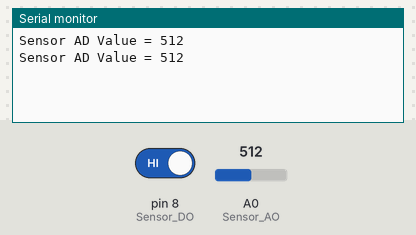
The sketch below on a simulated Arduino Uno, built with avr-gcc and run on an emulated ATmega328P. Parts: the last lines printed to the serial monitor. The inputs (shaded band) are chosen by the test bench; at power-on: pin 8 (Sensor_DO) HIGH, A0 (Sensor_AO) = 512.

Above: at 1.8 s.
1.9 s: pin 8 (Sensor_DO) driven LOW
At 2.6 s:
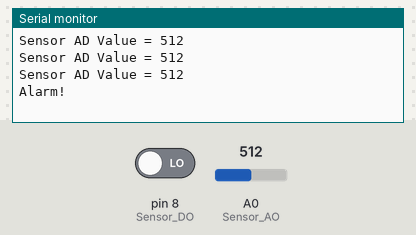
4.5 s: A0 (Sensor_AO) set to 716
At 5.8 s:
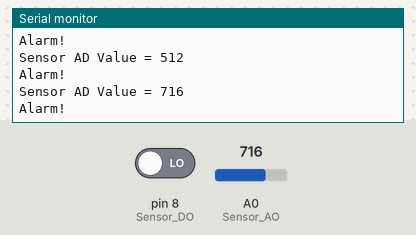
6.0 s: A0 (Sensor_AO) set to 900
At 6.8 s:
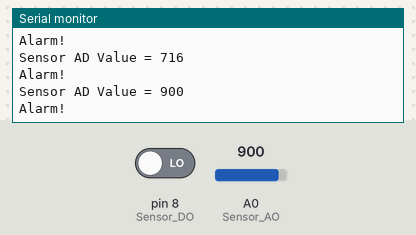
Timing chart, 0 to 9.0 s (numbered marks = the images above; inputs shaded):
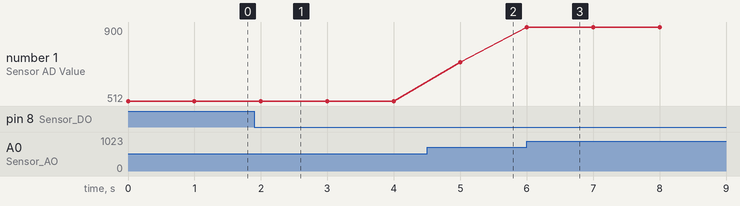

The sketch:

mq-2.ino
```cpp
#define Sensor_AO A0
#define Sensor_DO 8
unsigned int sensorValue = 0;

void setup()
{
  pinMode(Sensor_DO, INPUT);
  Serial.begin(9600);
}
void loop()
{
    sensorValue = analogRead(Sensor_AO);
    Serial.print("Sensor AD Value = ");
    Serial.println(sensorValue);  //输出气体浓度模拟值
  if (digitalRead(Sensor_DO) == LOW)
  {
    Serial.println("Alarm!"); //低电平警报
  }
  delay(1000);
}
```

Measured:
- after the input at 1.9 s, the serial monitor: prints a new line after 0.13 s (image 1)
- after the input at 4.5 s, the serial monitor: prints a new line after 0.50 s (image 2)
- after the input at 6.0 s, the serial monitor: prints a new line at once (image 3)
- plotted number 1: 512 → 716 after the input at 4.5 s, 716 → 900 after the input at 6.0 s
